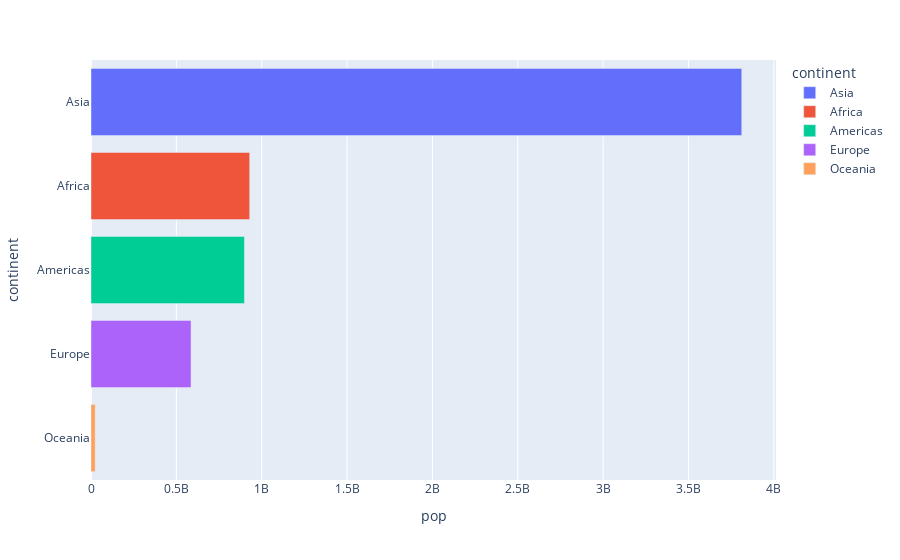

Notebook code for this chart:
### Code cell
# YOUR CODE HERE
df = px.data.gapminder()
df_2007 = df.query('year==2007')
df_new = df_2007.groupby('continent').sum()
df_new.sort_values("pop",ascending=False,inplace=True)
#fig.update_xaxes(categoryorder='array', categoryarray= ['Asia','Africa','Americas','Europe','Oceania'])
fig = px.bar(df_new, x="pop", y=df_new.index, color=df_new.index, orientation='h')


fig.show()

### Figure 1 — Plotly figure (JSON) as saved in the notebook; plotly's stock layout.template omitted (floating-point values rounded to 4 significant figures)
{"data": [{"alignmentgroup": "True", "hovertemplate": "continent=%{y}<br>pop=%{x}<extra></extra>", "legendgroup": "Asia", "marker": {"color": "#636efa", "pattern": {"shape": ""}}, "name": "Asia", "offsetgroup": "Asia", "orientation": "h", "showlegend": true, "textposition": "auto", "type": "bar", "x": [3811953827], "xaxis": "x", "y": ["Asia"], "yaxis": "y"}, {"alignmentgroup": "True", "hovertemplate": "continent=%{y}<br>pop=%{x}<extra></extra>", "legendgroup": "Africa", "marker": {"color": "#EF553B", "pattern": {"shape": ""}}, "name": "Africa", "offsetgroup": "Africa", "orientation": "h", "showlegend": true, "textposition": "auto", "type": "bar", "x": [929539692], "xaxis": "x", "y": ["Africa"], "yaxis": "y"}, {"alignmentgroup": "True", "hovertemplate": "continent=%{y}<br>pop=%{x}<extra></extra>", "legendgroup": "Americas", "marker": {"color": "#00cc96", "pattern": {"shape": ""}}, "name": "Americas", "offsetgroup": "Americas", "orientation": "h", "showlegend": true, "textposition": "auto", "type": "bar", "x": [898871184], "xaxis": "x", "y": ["Americas"], "yaxis": "y"}, {"alignmentgroup": "True", "hovertemplate": "continent=%{y}<br>pop=%{x}<extra></extra>", "legendgroup": "Europe", "marker": {"color": "#ab63fa", "pattern": {"shape": ""}}, "name": "Europe", "offsetgroup": "Europe", "orientation": "h", "showlegend": true, "textposition": "auto", "type": "bar", "x": [586098529], "xaxis": "x", "y": ["Europe"], "yaxis": "y"}, {"alignmentgroup": "True", "hovertemplate": "continent=%{y}<br>pop=%{x}<extra></extra>", "legendgroup": "Oceania", "marker": {"color": "#FFA15A", "pattern": {"shape": ""}}, "name": "Oceania", "offsetgroup": "Oceania", "orientation": "h", "showlegend": true, "textposition": "auto", "type": "bar", "x": [24549947], "xaxis": "x", "y": ["Oceania"], "yaxis": "y"}], "layout": {"barmode": "relative", "legend": {"title": {"text": "continent"}, "tracegroupgap": 0}, "margin": {"t": 60}, "xaxis": {"anchor": "y", "domain": [0, 1], "title": {"text": "pop"}}, "yaxis": {"anchor": "x", "categoryarray": ["Oceania", "Europe", "Americas", "Africa", "Asia"], "categoryorder": "array", "domain": [0, 1], "title": {"text": "continent"}}}}
